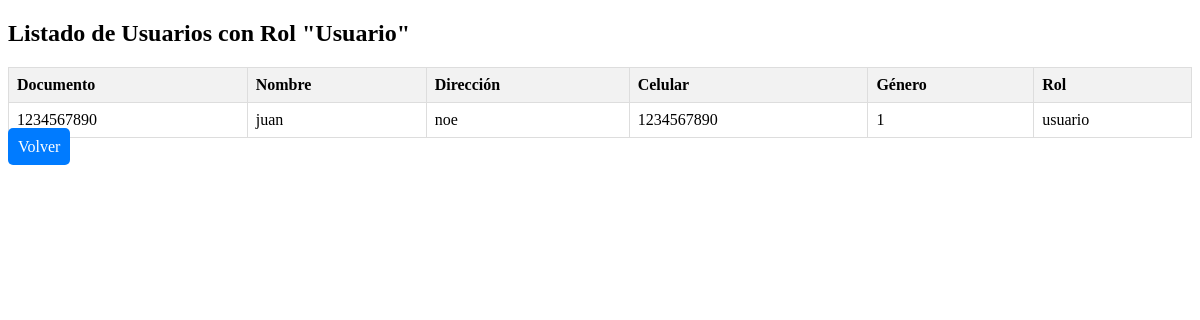
/views/models/distri_mino/clientes.php (signed in), run on the app's committed database.
### tables this page shows
CREATE TABLE `usuarios` (
  `documento` int(11) NOT NULL,
  `nombre` varchar(50) NOT NULL,
  `apellido` varchar(50) NOT NULL,
  `password` varchar(500) NOT NULL,
  `correo_electronico` varchar(50) NOT NULL,
  `celular` varchar(10) NOT NULL,
  `direccion` varchar(50) NOT NULL,
  `id_genero` int(11) NOT NULL,
  `id_rol` int(11) NOT NULL,
  `id_estado` int(11) NOT NULL,
  `foto` varchar(255) NOT NULL,
  `id_tipdocu` int(11) NOT NULL
);

CREATE TABLE `roles` (
  `id_rol` int(11) NOT NULL,
  `tipo_rol` varchar(50) NOT NULL
);

### views/models/distri_mino/clientes.php (the view, shortened to what this page needs)
<?php
$db = new Database();
$con = $db->conectar();
$rolUsuario = 2;
$sql = "SELECT u.*, r.tipo_rol FROM usuarios u JOIN roles r ON u.id_rol = r.id_rol WHERE u.id_rol = :id_rol";
$stmt = $con->prepare($sql);
$stmt->bindParam(':id_rol', $rolUsuario);
$stmt->execute();
$usuarios = $stmt->fetchAll(PDO::FETCH_ASSOC);
?>
<!DOCTYPE html>
<html lang="es">
<head>
</head>
<body>
    <h2>Listado de Usuarios con Rol "Usuario"</h2>
    <table>
        <thead>
            <tr>
                <th>Documento</th>
                <th>Nombre</th>
                <th>Dirección</th>
                <th>Celular</th>
                <th>Género</th>
                <th>Rol</th>
            </tr>
        </thead>
        <tbody>
            <?php foreach ($usuarios as $usuario) : ?>
                <tr>
                    <td><?php echo $usuario['documento']; ?></td>
                    <td><?php echo $usuario['nombre']; ?></td>
                    <td><?php echo $usuario['direccion']; ?></td>
                    <td><?php echo $usuario['celular']; ?></td>
                    <td><?php echo $usuario['id_genero']; ?></td>
                    <td><?php echo $usuario['tipo_rol']; ?></td>
                </tr>
            <?php endforeach; ?>
        </tbody>
    </table>
    <a href="javascript:history.back()" class="volver-button">Volver</a>
</body>
</html>

### views/models/distri_mino/clientes.php (style rules this page uses)
table { border-collapse: collapse; width: 100%; margin-top: 20px; }
table, th, td { border: 1px solid #ddd; padding: 8px; text-align: left; }
th { background-color: #f2f2f2; }
.volver-button { margin-top: 20px; padding: 10px; background-color: #007bff; color: #fff; text-decoration: none; border-radius: 5px; }

### data on the page
usuarios: documento "1234567890", nombre "juan", direccion "noe", celular "1234567890", id_genero "1", id_rol.tipo_rol "usuario"
